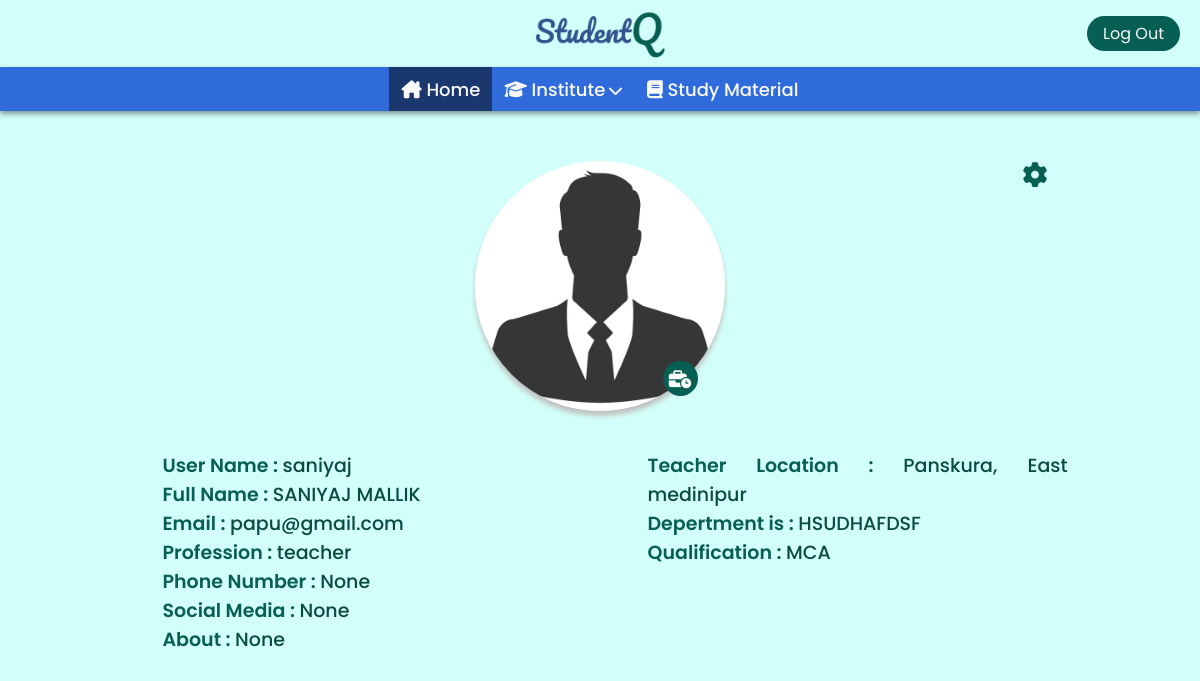
Screenshot of /profile/2/ (signed in) with the database file from the repository.
### Base/models.py (models this page shows, shortened)
class Profile(models.Model):
    user = models.OneToOneField(User, null=True,blank = True, on_delete=models.CASCADE)
    fullName = models.CharField(max_length = 200, null=True)
    email = models.EmailField(max_length =100, null=True)
    role = models.CharField(max_length= 50)
    phNo = models.CharField(max_length=20, null=True)
    socialId = models.CharField(max_length=200, null=True)
    desc =models.TextField(null = True)
    dp = models.ImageField(null = True, blank = True, default='bydefault.jpg', upload_to="media")

class Teacher(models.Model):
    teacher_userid  =models.IntegerField()
    location = models.CharField(max_length=200, null=True)
    dptOfTeaching = models.CharField(max_length=200, null=True)
    qualification = models.CharField(max_length=200, null=True)
    institute=models.CharField(max_length=200, null=True)

### Base/views.py (the view)
# urls.py: path('profile/<str:id>/', views.profile, name='profile'),
@login_required(login_url='login')
def profile(request, id):
    context = {}
    if request.user.is_authenticated:
        profileUser = User.objects.get(id=id)
        print(profileUser.username)
        context['profileUser'] = profileUser
        dp = profileUser.profile.dp
        context['dp'] = dp
        print(dp)
        if profileUser.profile.role == 'student':
            student = Student.objects.get(student_userid=id)
            context["student"] = student
        elif profileUser.profile.role == 'teacher':
            teacher = Teacher.objects.get(teacher_userid=id)
            context["teacher"] = teacher
        if profileUser.profile.role == 'owner':
            owner = Owner.objects.get(mess_userid=id)
            context["owner"] = owner
    return render(request, 'profile.html', context)

### Base/templates/profile.html (shortened to what this page needs)
{% extends 'main.html' %}
{% load static %}
{% block css %}
    <link rel="stylesheet" href="{% static 'mStyle/profile.css' %}">
{% endblock css %}
{% block body %}
<div class="profilePage__container">
    <div class="profile__main--section">
        <button class="settings-btn" role="button" title="Edit profile" id="profileEditBtn" onclick="showSettingsTray();">
            <i class="fa-solid fa-gear"></i>
        </button>
        <div class="img__container">
            <div class="profile-pic"><img src="{{dp.url}}" alt="{{profileUser.profile.fullName | upper}}"></div>
            <span role="button" class="btn-profile-type" title="{{ user.profile.role|capfirst }}">
                {% if user.profile.role == "student" %}
                <i class="fa-solid fa-graduation-cap"></i>
                {% elif user.profile.role == "teacher" %}
                <i class="fa-solid fa-person-chalkboard"></i>
                {%  elif user.profile.role == "owner" %}
                <i class="fa-solid fa-business-time"></i>
                {% endif %}
            </span>
        </div>
        <div class="profile__details-main">
            <div class="details-left details__box">
                <p class="profile__label">User Name : <span>{{profileUser.username}} </span></p>
                <p class="profile__label">Full Name : <span>{{profileUser.profile.fullName | upper}} </span></p>
                <p class="profile__label">Email : <span>{{profileUser.profile.email}} </span></p>
                <p class="profile__label">Profession : <span>{{profileUser.profile.role}} </span></p>
                <p class="profile__label">Phone Number : <span>{{profileUser.profile.phNo}} </span></p>
                <p class="profile__label">Social Media : <span>{{profileUser.profile.socialId}} </span></p>
                <p class="profile__label">About : <span>{{profileUser.profile.desc}} </span></p>
            </div>
            <div class="details-right details__box">
                {% if profileUser.profile.role == 'teacher' %}
                    <p class="profile__label"> Teacher Location : <span>{{ teacher.location|capfirst }}</span></p>
                    <p class="profile__label"> Depertment is : <span>{{ teacher.dptOfTeaching|upper }}</span></p>
                    <p class="profile__label"> Qualification : <span>{{ teacher.qualification|upper }}</span></p>
                {% endif %}
            </div>
        </div>
    </div>
</div>
{% endblock %}

### static/mStyle/main.css (style rules this page uses)
:root { --light-green-theme: #D2FFF9; --light-blue: #669CFF; --main-blue: #2F6BDA; --dark-blue: #1a376e; --light-dark-blue: #083891; --theme-clr: #075E53; --theme-clr-light: #178274; --hover-green: #094a42; --black: #000; --white: #fff; --drk-white: #f8f8f8; --light-gray: #d9d9d9; --placeholder-clr: #707070; --main-yellow: #FFE454; --font-primary: 'Poppins', sans-serif; --font-secondary: 'Righteous', cursive; --font-ternary: 'Pacifico', cursive; --font-ps: 'Alkatra', cursive; }
*::placeholder { color: var(--placeholder-clr); }
*, *::before, *::after { margin: 0; padding: 0; box-sizing: border-box; scrollbar-width: thin; scrollbar-color: var(--theme-clr) var(--light-gray); }
html { font-size: 62.5%; overflow-x: hidden; }
body { min-height: 100vh; font-family: 'Poppins', sans-serif; overflow-x: hidden; background: var(--light-green-theme); }

### static/mStyle/profile.css (style rules this page uses)
.profilePage__container { position: relative; width: 100%; display: flex; align-items: flex-start; justify-content: center; }
.profilePage__container .profile__main--section { max-width: 120rem; display: flex; justify-content: flex-start; align-items: center; flex-direction: column; margin-top: 5rem; gap: 2rem; position: relative; }
.profilePage__container .profile__main--section .settings-btn { border: none; padding: 0; position: absolute; outline: none; border-radius: 50%; font-size: 2.5rem; top: 0rem; right: 3rem; background: transparent; cursor: pointer; transition: 0.2s all ease-in; color: var(--theme-clr); }
.profilePage__container .profile__main--section .img__container { position: relative; }
.profilePage__container .profile__main--section .img__container .profile-pic { height: 25rem; width: 25rem; border: none; border-radius: 50%; outline: none; box-shadow: 0rem 0.5rem 0.5rem #c0c0c0; overflow: hidden; cursor: not-allowed; }
.profilePage__container .profile__main--section .img__container .profile-pic img { height: 100%; width: 100%; -o-object-fit: cover; object-fit: cover; -webkit-user-select: none; -moz-user-select: none; user-select: none; }
.profilePage__container .profile__main--section .img__container .btn-profile-type { position: absolute; width: 3.5rem; height: 3.5rem; background: var(--theme-clr); color: var(--drk-white); font-size: 1.8rem; border: none; border-radius: 1.75rem; display: flex; flex-direction: row; align-items: center; justify-content: center; bottom: 6%; left: 75%; transition: all 0.2s ease-in; }
.profilePage__container .profile__main--section .profile__details-main { display: flex; flex-wrap: wrap; width: 100%; padding: 2rem 1rem; border: none; outline: none; gap: 3.5rem; font-size: 1.8rem; font-weight: 500; font-family: var(--font-primary); align-items: flex-start; justify-content: space-between; position: relative; }
.profilePage__container .profile__main--section .profile__details-main .details__box { text-align: justify; width: 45rem; padding-left: 3rem; }
.profilePage__container .profile__main--section .profile__details-main .details__box .profile__label { font-size: 1.9rem; font-weight: 600; -webkit-user-select: none; -moz-user-select: none; user-select: none; color: var(--theme-clr); cursor: none; }
.profilePage__container .profile__main--section .profile__details-main .details__box .profile__label span { font-weight: 500; -webkit-user-select: text; -moz-user-select: text; user-select: text; cursor: default; color: var(--hover-green); }

### rows the page displays
Teacher: location "Panskura, East medinipur", dptOfTeaching "HSUDHAFDSF", qualification "MCA"

### other values shown
{{ profileUser.username }} "saniyaj"
{{ profileUser.profile.fullName | upper }} "SANIYAJ MALLIK"
{{ profileUser.profile.email }} "papu@gmail.com"
{{ profileUser.profile.role }} "teacher"
{{ profileUser.profile.phNo }} "None"
{{ profileUser.profile.socialId }} "None"
{{ profileUser.profile.desc }} "None"
